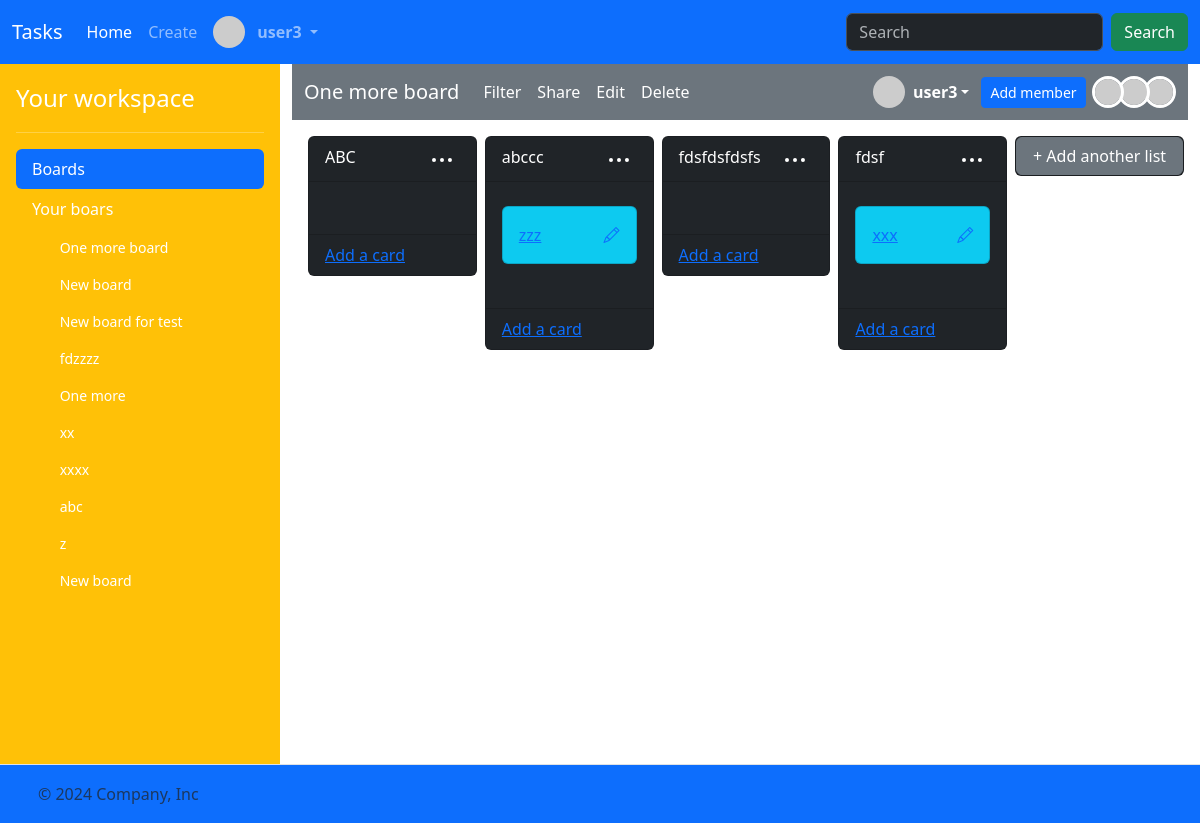
/boards/28 (signed in), run on the app's committed database.
### task/models.py (models this page shows)
class User(AbstractUser):
    bio = models.CharField(max_length=256)

class Board(models.Model):
    name = models.CharField(max_length=256)
    description = models.CharField(max_length=256)
    members = models.ManyToManyField(User, related_name="boards")
    created_at = models.DateTimeField(auto_now_add=True)

class List(models.Model):
    board = models.ForeignKey("Board", on_delete=models.CASCADE, related_name="lists")
    name = models.CharField(max_length=256)
    position = models.DecimalField(max_digits=10, decimal_places=2)
    created_at = models.DateTimeField(auto_now_add=True)

class Card(models.Model):
    list = models.ForeignKey("List", on_delete=models.CASCADE, related_name="cards")
    title = models.CharField(max_length=256)
    description = models.CharField(max_length=256)
    due_date = models.DateTimeField(null=True, blank=True)
    position = models.DecimalField(max_digits=10, decimal_places=2)
    members = models.ManyToManyField(User, related_name="cards")
    created_at = models.DateTimeField(auto_now_add=True)

### task/views.py (the view)
# urls.py: path("boards/<int:board_id>", views.board, name="board"),
@csrf_exempt
@login_required
def board(request, board_id):
    board = (
        request.user.boards.filter(id=board_id)
        .prefetch_related("members", "lists__cards", "lists")
        .first()
    )
    lists = (
        board.lists.all()
        .order_by("position")
        .prefetch_related(
            Prefetch(
                "cards",
                queryset=Card.objects.order_by("position"),
                to_attr="ordered_cards",
            )
        )
    )
    members = board.members.all()
    total_member = members.count()
    for index, member in enumerate(members):
        member.index = total_member - index
    return render(
        request,
        "task/board.html",
        {
            "board": board,
            "lists": lists,
            "boards": request.user.boards.all(),
            "members": members,
        },
    )

### task/templates/task/board.html (shortened to what this page needs)
{% extends "task/layout.html" %}
{% load static %}
{% block main %}
<nav class="navbar navbar-expand-lg bg-secondary"  data-bs-theme="dark">
    <div class="container-fluid">
      <a id="board-title" class="navbar-brand" href="{% url 'board' board.id %}" data-board-id="{{ board.id }}">{{ board.name }}</a>
      <div class="collapse navbar-collapse" id="navbarSupportedContent">
        <ul class="navbar-nav me-auto mb-2 mb-lg-0">
            <li class="nav-item">
                <a class="nav-link active" aria-current="page" href="#Filter">Filter</a>
            </li>
            <li class="nav-item">
                <a class="nav-link active" aria-current="page" href="#Share">Share</a>
            </li>
            <li class="nav-item">
                <a class="nav-link active" aria-current="page" href="{% url 'edit_board' board.id %}">Edit</a>
            </li>
            <li class="nav-item">
                <button type="button" class="nav-link active" data-bs-toggle="modal" data-bs-target="#confirmBoardDeletionModal">
                    Delete
                </button>
            </li>
        </ul>
        <div style="display: flex; align-items: center; gap: 12px;">
            <div class="dropdown">
                <a href="#" class="d-flex align-items-center text-white text-decoration-none dropdown-toggle" id="dropdownUser1" data-bs-toggle="dropdown" aria-expanded="false">
                  <img src="https://i.pravatar.cc/48?u={{ user.id }}" alt="" width="32" height="32" class="rounded-circle me-2">
                  <strong>{{ user.username }}</strong>
                </a>
            </div>
            <a class="btn btn-sm btn-primary" href="{% url 'board_add_member' board.id %}">Add member</a>
            <div id="board-members" style="margin-left: 4px;">
                {% for member in members %}
                    {% if member.id != user.id %}
                        <a href="{% url 'profile' member.id %}">
                            <img src="https://i.pravatar.cc/48?u={{ member.id }}" alt="" width="32" height="32" class="rounded-circle" style="margin-left: -10px; z-index: {{member.index}}; position: relative; border:3px solid white;">
                        </a>
                    {% endif %}
                {% endfor %}
            </div>
        </div>
      </div>
    </div>
</nav>
<div class="mt-3" style="margin-left: 12px;">
    <div class="task-lists g-3 mt-2" style="display:flex; overflow-x: auto; width: 100%; max-width: 100%;">
            {% for list in lists %}
            <div class="col px-1" style="flex: 0 0 20%;">
                <div class="card bg-dark task-list" draggable="true" id="list-id-{{ list.id }}" data-list-id="{{ list.id }}" data-list-position="{{ list.position }}">
                    <div class="card-header text-white">
                        <div style="display: flex;justify-content: space-between;">
                            <span>{{ list.name }}</span>
                            <div class="dropdown">
                                <button style="background: transparent; border: 0;" data-bs-toggle="dropdown" aria-expanded="false">
                                    <svg xmlns="http://www.w3.org/2000/svg" viewBox="0 0 24 24" width="24" height="24" fill="white"><path d="M20 14a2 2 0 1 1-.001-3.999A2 2 0 0 1 20 14ZM6 12a2 2 0 1 1-3.999.001A2 2 0 0 1 6 12Zm8 0a2 2 0 1 1-3.999.001A2 2 0 0 1 14 12Z"></path></svg>
                                </button>
                              </div>
                        </div>
                    </div>
                    <div class="card-body" style="display:flex; flex-direction: column; max-height: 550px !important; overflow-y: auto;" data-list-id="{{ list.id }}">
                        {% for card in list.ordered_cards %}
                            <div class="task-card card bg-info my-2" data-card-id="{{ card.id }}" data-list-id="{{ list.id }}" id="card-id-{{ card.id }}" draggable="true" data-card-position="{{ card.position }}">
                                <div class="card-body" style="display: flex; justify-content: space-between;">
                                    <a href="{% url 'card' card.id %}">
                                        <span>{{ card.title }}</span>
                                    </a>
                                    <a href="{% url 'edit_card_title' card.id %}"><i class="bi bi-pencil"></i></a>
                                </div>
                            </div>
                        {% endfor %}
                        <div class="task-card-hidden" style="width: 100%; min-height: 20px; flex: 1;"></div>
                    </div>
                    <div class="card-footer text-body-secondary">
                        <a href="{% url 'list_add_card_view' list.id %}">Add a card</a>
                    </div>
                </div>
            </div>
            {% endfor %}
            <div class="col px-1" style="flex: 0 0 20%;">
                <div class="card bg-dark" draggable="true" id="task-add-list-btn" data-list-id="{{ list.id }}">
                    <a class="btn btn-secondary" href="{% url 'board_add_list_view' board.id %}">+ Add another list</a>
                </div>
            </div>
    </div>
</div>
{% endblock %}

### task/templates/task/layout.html (shortened to what this page needs)
<!DOCTYPE html>
{% load static %}
<html lang="en">
    <head>
        <link href="https://cdn.jsdelivr.net/npm/bootstrap@5.3.3/dist/css/bootstrap.min.css" rel="stylesheet">
        <link rel="stylesheet" href="https://cdn.jsdelivr.net/npm/bootstrap-icons@1.3.0/font/bootstrap-icons.css">
        <link href="{% static 'styles.css' %}" rel="stylesheet">
    </head>
    <body>
        <header>
            <nav class="navbar navbar-expand-lg bg-primary"  data-bs-theme="dark">
                <div class="container-fluid">
                  <a class="navbar-brand" href="{% url 'index' %}">Tasks</a>
                  <div class="collapse navbar-collapse" id="navbarSupportedContent">
                    <ul class="navbar-nav me-auto mb-2 mb-lg-0" style="display: flex;
    align-items: center;">
                        {% if user.is_authenticated %}
                      <li class="nav-item">
                        <a class="nav-link active" aria-current="page" href="{% url 'index' %}">Home</a>
                      </li>
                      <li class="nav-item">
                        <a class="nav-link" href="{% url 'create_board' %}">Create</a>
                      </li>
                      <li class="nav-item dropdown">
                        <a class="nav-link dropdown-toggle" href="#" role="button" data-bs-toggle="dropdown" aria-expanded="false" style="display: flex; align-items: center; gap: 4px;">
                            <img src="https://i.pravatar.cc/48?u={{ user.id }}" alt="" width="32" height="32" class="rounded-circle me-2">
                            <strong>{{ user.username }}</strong>
                        </a>
                      </li>
                    </ul>
                    <form class="d-flex" role="search">
                      <input class="form-control me-2" type="search" placeholder="Search" aria-label="Search">
                      <button class="btn btn-success" type="submit">Search</button>
                    </form>
                      {% endif %}
                  </div>
                </div>
              </nav>
        </header>
        <main>
            <div class="d-flex flex-nowrap">
                {% if user.is_authenticated %}
                <div class="d-flex flex-column flex-shrink-0 p-3 text-white bg-warning" style="width: 280px;">
                    <a href="/" class="d-flex align-items-center mb-3 mb-md-0 me-md-auto text-white text-decoration-none">
                      <span class="fs-4">Your workspace</span>
                    </a>
                    <hr>
                    <ul class="nav nav-pills flex-column mb-auto">
                      <li class="nav-item">
                        <a href="#" class="nav-link active" aria-current="page">
                          Boards
                        </a>
                      </li>
                      <li class="mb-1">
                        <button  class="nav-link text-white collapsed" data-bs-toggle="collapse" data-bs-target="#home-collapse" aria-expanded="true">
                            Your boars
                            </button>
                            <div class="collapse show" id="home-collapse">
                            <ul class="btn-toggle-nav list-unstyled fw-normal pb-1 small" style="max-height: 490px; overflow-y: auto;">
                                {% for board in boards %}
                                <li>
                                    <a href="{% url 'board' board.id %}" class="nav-link text-white">
                                      <svg class="bi me-2" width="16" height="16"><use xlink:href="#speedometer2"></use></svg>
                                      {{ board.name }}
                                    </a>
                                  </li>
                                  {% endfor %}
                            </ul>
                            </div>
                      </li>
                    </ul>
                </div>
                {% endif %}
                <div style="flex: 1; background: white; overflow-x: hidden; min-height: 700px;" class="container-fluid">
                    {% block main %}{% endblock %}
                </div>
            </div>
        </main>
        <footer class="d-flex flex-wrap justify-content-between align-items-center py-3 border-top bg-primary">
            <div class="col-md-4 d-flex align-items-center">
              <a href="/" class="mb-3 me-2 mb-md-0 text-body-secondary text-decoration-none lh-1">
                <svg class="bi" width="30" height="24"><use xlink:href="#bootstrap"></use></svg>
              </a>
              <span class="mb-3 mb-md-0 text-body-secondary">© 2024 Company, Inc</span>
            </div>
            <ul class="nav col-md-4 justify-content-end list-unstyled d-flex">
              <li class="ms-3"><a class="text-body-secondary" href="#"><svg class="bi" width="24" height="24"><use xlink:href="#twitter"></use></svg></a></li>
              <li class="ms-3"><a class="text-body-secondary" href="#"><svg class="bi" width="24" height="24"><use xlink:href="#instagram"></use></svg></a></li>
              <li class="ms-3"><a class="text-body-secondary" href="#"><svg class="bi" width="24" height="24"><use xlink:href="#facebook"></use></svg></a></li>
            </ul>
        </footer>
    </body>
</html>

### data on the page
User: username "user3"
Board: name "One more board"
Board: name "New board"
Board: name "New board for test"
Board: name "fdzzzz"
Board: name "One more"
Board: name "xx"
Board: name "xxxx"
Board: name "abc"
Board: name "z"
Board: name "New board"
List: name "ABC"
List: name "abccc"
Card: title "zzz"
List: name "fdsfdsfdsfs"
List: name "fdsf"
Card: title "xxx"
